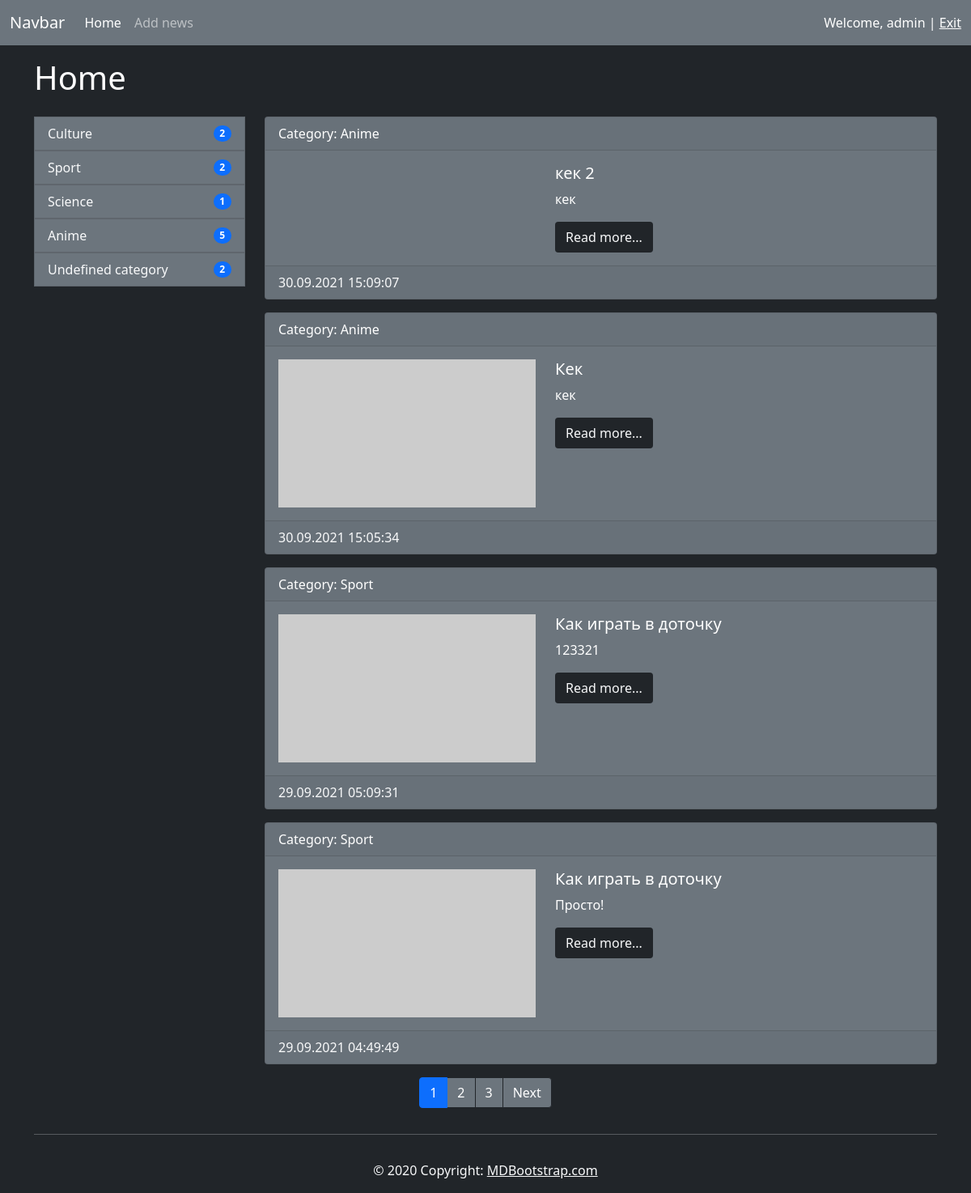
The app's page / (signed in) with its own data.
### news/models.py (models this page shows, shortened)
class Category(models.Model):
    title = models.CharField(max_length=150, db_index=True)
    def get_absolute_url(self):
        return reverse('category', kwargs={'category_id': self.pk})
    class Meta:
        verbose_name = 'Category'
        verbose_name_plural = 'Categories'
        ordering = ['title']

class News(models.Model):
    title = models.CharField(max_length=150)
    description = models.TextField(blank=True)
    created_at = models.DateTimeField(auto_now_add=True)
    updated_at = models.DateTimeField(auto_now=True)
    photo = models.ImageField(upload_to='photos/%Y/%m/%d/', blank=True, null=True)
    is_published = models.BooleanField(default=True)
    views = models.IntegerField(default=0)
    category = models.ForeignKey('Category', on_delete=models.PROTECT, null=True)
    def get_absolute_url(self):
        return reverse('view_news', kwargs={'news_id': self.pk})
    class Meta:
        verbose_name = 'News'
        verbose_name_plural = 'News'
        ordering = ['-created_at']

### news/views.py (the view)
# urls.py: path('', HomeNews.as_view(), name='home'),
class HomeNews(BaseListView):
    model = News
    template_name = 'news/index.html'
    extra_context = {'title': 'Home'}
    def get_queryset(self):
        return News.objects.filter(is_published=True).select_related('category')
    class Meta:
        pass

### news/templatetags/news_tags.py (called while the page is built)
@register.inclusion_tag('inc/_list_categories.html')
def show_categories():
    categories = Category.objects.annotate(cnt=Count('news', filter=F('news__is_published'))).filter(cnt__gt=0)
    return {'categories': categories}

@register.simple_tag
def is_disabled_url(request):
    if not request.user.is_authenticated:
        return 'disabled'
    return ''

@register.simple_tag
def is_active_url(request, correct_url):
    if request.get_full_path() == correct_url:
        return 'active'
    return ''

### news/templates/news/index.html (shortened to what this page needs)
{% extends 'base.html' %}
{% load news_tags %}
{% block contents %}
  {{ title }}
{% endblock contents %}
{% block sidebar %}
  {% show_categories %}
{% endblock sidebar %}
{% block content %}
  <div class="col-md-9">
    {% for item in news %}
      <div class="card mb-3 text-white bg-secondary">
        <div class="card-header">
          Category: <a href="{{ item.category.get_absolute_url }}" class="text-white text-decoration-none">{{ item.category.title }}</a>
        </div>
        <div class="card-body row">
          <div class="col-md-5">
            {% if item.photo %}
              <img src="{{ item.photo.url }}" alt="" width="400" class="" style="width: 100%">
            {% else %}
              <img src="https://picsum.photos/400/230?grayscale&blur=2" alt="" class="" style="width: 100%">
            {% endif %}
          </div>
          <div class="media-body col-md-7 padding-right-4">
            <h5 class="card-title">{{ item.title }}</h5>
            <p class="card-text">{{ item.description|truncatewords:50 }}</p>
            <a href="{{ item.get_absolute_url }}" class="btn">Read more...</a>
          </div>
        </div>
        <div class="card-footer text-light">
          {{ item.created_at|date:"d.m.Y H:i:s" }}
        </div>
      </div>
    {% endfor %}
  </div>
{% endblock content %}
{% block pagination %}
  {% include 'inc/_pagination.html' with page_obj=page_obj %}
{% endblock pagination %}

### templates/inc/_nav.html (shortened to what this page needs)
{% load news_tags %}
{% url 'home' as home_url %}
{% url 'add_news' as add_news %}
{% url 'register' as register %}
{% url 'login' as login %}
{% url 'logout' as logout %}
<nav class="navbar navbar-expand-lg navbar-dark bg-secondary">
	<div class="container-fluid">
		<a class="navbar-brand" href="{{ home_url }}">Navbar</a>
		<div class="collapse navbar-collapse" id="navbarSupportedContent">
		<ul class="navbar-nav me-auto mb-2 mb-lg-0">
			<li class="nav-item">
				<a class="nav-link {% is_active_url request home_url %}" aria-current="page" href="{{ home_url }}">Home</a>
			</li>
			<li class="nav-item">
				<a class="nav-link {% is_active_url request add_news %} {% is_disabled_url request %}" aria-current="page" href="{{ add_news }}">Add news</a>
			</li>
		</ul>
		{% if request.user.is_authenticated %}
			<span class="text-white">Welcome, {{ user.username }} | <a class="text-white" href="{{ logout }}">Exit</a></span>
		{% else %}
			<a href="{{ register }}" class="btn p-1">Register</a>
			<a href="{{ login }}" class="btn p-1">Login</a>
		{% endif %}
		</div>
	</div>
</nav>

### templates/inc/_list_categories.html
<div class="col-md-3 mb-5">
    <div class="list-group">
        {% for category in categories %}
            <a href="{{ category.get_absolute_url }}" class="category-link">
                <li class="list-group-item list-group-item-mine d-flex justify-content-between align-items-center">
                    {{ category.title }}
                    <span class="badge bg-primary rounded-pill">{{ category.cnt }}</span>
                </li>
            </a>
        {% endfor %}
    </div>
</div>

### templates/base.html (style rules this page uses)
.list-group-item-mine { background-color: var(--bs-secondary); color: var(--bs-light); cursor: pointer; transition: color .1s linear, background-color .1s linear; }
.category-link { text-decoration: none; }
.btn { background-color: var(--bs-dark); color: var(--bs-light); }

### records on screen
Category: title "Culture", cnt "2"
Category: title "Sport", cnt "2"
Category: title "Science", cnt "1"
Category: title "Anime", cnt "5"
Category: title "Undefined category", cnt "2"
News: category "Anime", title "кек 2", description "кек", created_at "30.09.2021 15:09:07"
News: category "Anime", title "Кек", description "кек", created_at "30.09.2021 15:05:34"
News: category "Sport", title "Как играть в доточку", description "123321", created_at "29.09.2021 05:09:31"
News: category "Sport", title "Как играть в доточку", description "Просто!", created_at "29.09.2021 04:49:49"

### other values on screen
{{ user.username }} "admin"
{{ title }} "Home"
{{ page }} "1"
{{ page }} "2" "3"
